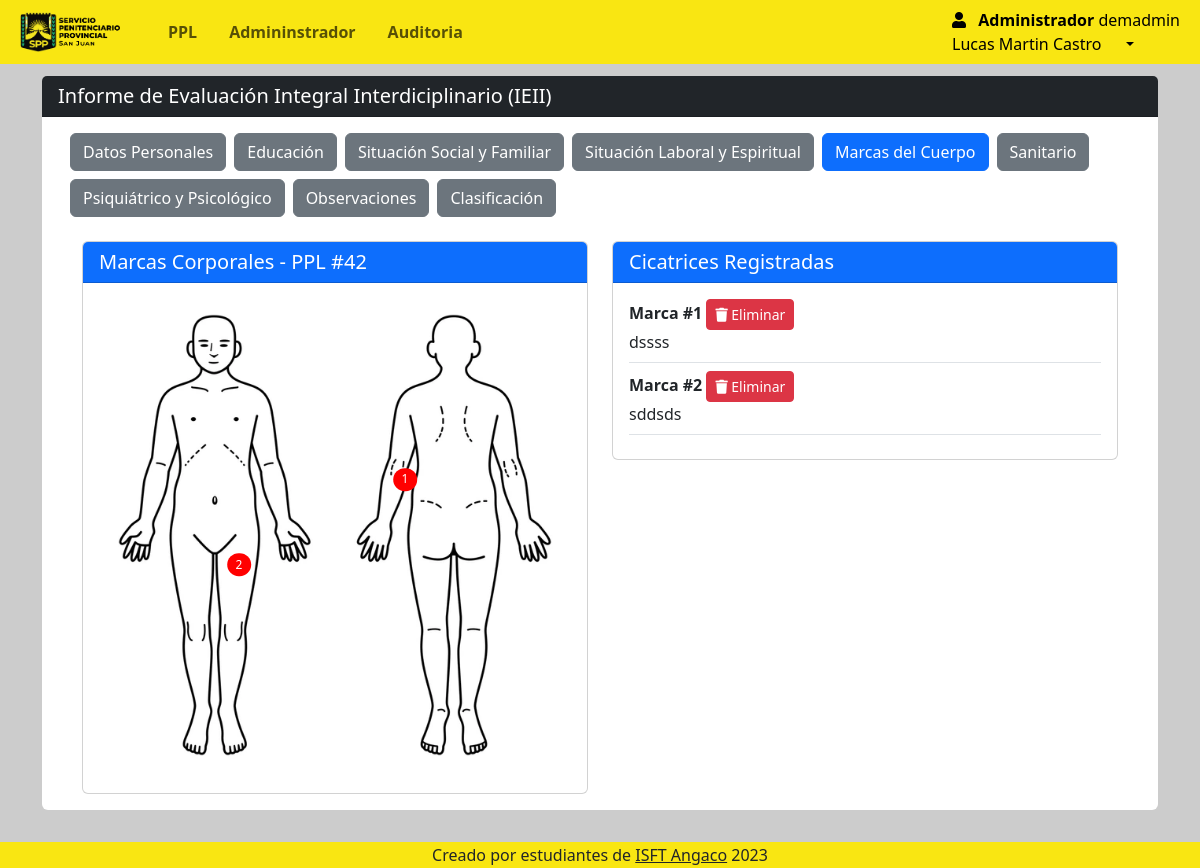
Screenshot of /Views/admin/ppl_informe.php?seccion=marcas&id=42 (signed in) with the database file from the repository.
### tables this page shows
CREATE TABLE `rol` (
  `id_rol` int(11) NOT NULL,
  `nombre_rol` varchar(50) NOT NULL
);

CREATE TABLE `usuarios` (
  `id_usuario` int(11) NOT NULL,
  `id_persona` int(11) NOT NULL,
  `id_rol` int(11) NOT NULL,
  `nombre_usuario` varchar(50) NOT NULL,
  `contrasena` varchar(255) NOT NULL,
  `fecha_creacion` datetime DEFAULT current_timestamp(),
  `activo` tinyint(1) DEFAULT 1
);

CREATE TABLE `marcas_cuerpo` (
  `id` int(11) NOT NULL,
  `idppl` int(11) NOT NULL,
  `x` float NOT NULL,
  `y` float NOT NULL,
  `description` varchar(255) NOT NULL,
  `categoria` varchar(50) DEFAULT 'cuerpo',
  `estado` varchar(20) DEFAULT 'Activo',
  `created_at` timestamp NOT NULL DEFAULT current_timestamp()
);

### Views/admin/marcas_cuerpo.php (the view, shortened to what this page needs)
<?php
require '../../conn/connection.php';
$idppl = isset($_GET['id']) ? intval($_GET['id']) : 0;
$sql_marcas = "SELECT id, x, y, description FROM marcas_cuerpo WHERE idppl = '$idppl' AND estado = 'Activo'";
$resultado_marcas = $conexion->query($sql_marcas);
$marcas = $resultado_marcas->fetch_all(MYSQLI_ASSOC);
?>
<div class="container-fluid">
    <div class="row">
        <div class="col-md-6">
            <div class="card">
                <div class="card-header bg-primary text-white">
                    <h5 class="mb-0">Marcas Corporales - PPL #<?php echo $idppl; ?></h5>
                </div>
                <div class="card-body text-center">
                    <div class="body-container" id="bodyContainer">
                        <img src="../../img/tu-imagen.png" alt="Silueta del cuerpo" id="bodyImage" class="img-fluid">
                        <div id="marks-container">
                            <?php foreach($marcas as $index => $marca): ?>
                                <div class="body-mark"
                                     data-mark-id="<?php echo $marca['id']; ?>"
                                     style="left: <?php echo $marca['x']; ?>%; top: <?php echo $marca['y']; ?>%;"
                                     title="<?php echo htmlspecialchars($marca['description']); ?>">
                                    <?php echo $index + 1; ?>
                                </div>
                            <?php endforeach; ?>
                        </div>
                    </div>
                </div>
            </div>
        </div>
        <div class="col-md-6">
            <div class="card">
                <div class="card-header bg-primary text-white">
                    <h5 class="mb-0">Cicatrices Registradas</h5>
                </div>
                <div class="card-body marks-list" id="marks-list">
                    <?php foreach($marcas as $index => $marca): ?>
                        <div class=" justify-content-between align-items-center mb-2 pb-2 border-bottom" data-mark-id="<?php echo $marca['id']; ?>">
                            <strong>Marca #<?php echo $index + 1; ?></strong>
                            <button type="button" class="btn btn-danger btn-sm delete-mark" data-mark-id="<?php echo $marca['id']; ?>">
                                <i class="fas fa-trash"></i> Eliminar
                            </button>
                            <div>
                                <p class="mb-0"><?php echo htmlspecialchars($marca['description']); ?></p>
                            </div>
                        </div>
                    <?php endforeach; ?>
                </div>
            </div>
        </div>
    </div>
</div>

### Views/admin/navbar.php (shortened to what this page needs)
<?php
require '../../conn/connection.php';
$id_rol = $_SESSION['id_rol'];
$id_usuario= $_SESSION['id_usuario'];
$query = "SELECT * FROM rol WHERE id_rol = ?";
$stmt = $conexion->prepare($query);
$stmt->bind_param("i", $id_rol);
$stmt->execute();
$result = $stmt->get_result();
if ($result && $result->num_rows > 0) {
  $rol = $result->fetch_assoc();
  $nombre_rol = $rol['nombre_rol'];
} else {
  $nombre_rol = "Usuario Desconocido";
}
?>
<!DOCTYPE html>
<html lang="es">
<head>
  <link rel="stylesheet" href="https://use.fontawesome.com/releases/v5.8.2/css/all.css">
  <link rel="stylesheet" href="../../css/style.css">
  <link href="https://cdn.jsdelivr.net/npm/bootstrap@5.3.2/dist/css/bootstrap.min.css" rel="stylesheet">
  <link rel="stylesheet" href="https://maxcdn.bootstrapcdn.com/bootstrap/4.5.2/css/bootstrap.min.css">
  <link rel="stylesheet" href="https://cdnjs.cloudflare.com/ajax/libs/twitter-bootstrap/5.3.0/css/bootstrap.min.css">
  <link rel="stylesheet" href="https://cdn.datatables.net/1.13.7/css/dataTables.bootstrap5.min.css">
  <link rel="stylesheet" type="text/css" href="https://cdn.datatables.net/1.13.1/css/dataTables.bootstrap5.min.css" />
  <link rel="stylesheet" type="text/css" href="https://cdn.datatables.net/buttons/2.3.3/css/buttons.bootstrap5.min.css" />
  <link rel="stylesheet" href="https://cdn.jsdelivr.net/npm/bootstrap@5.3.0-alpha1/dist/css/bootstrap.min.css" />
  <link rel="stylesheet" href="https://cdnjs.cloudflare.com/ajax/libs/font-awesome/6.2.1/css/all.min.css" />
  <link rel="stylesheet" href="https://cdnjs.cloudflare.com/ajax/libs/font-awesome/5.15.4/css/all.min.css">
</head>
<body>
  <div style="height:60px">
    <nav class="navbar navbar-expand-lg fixed-top my-0 py-0" style="background-color: #f9e612;">
      <div class="container-fluid ml-2 ">
        <a href="index.php" class="navbar-brand mb-0 pr-4 ">
          <img class="d-line-block align-top " src="../../img/LOGO2.ico" width="100px" style="margin-right:0px">
        </a>
        <div class="collapse navbar-collapse " id="navbarNav">
          <ul class="navbar-nav mr-auto ">
            <li class="nav-item  pr-3">
              <a class="nav-link " href="ppl_index.php"><b>PPL</b></a>
            </li>
            <?php
              if ($_SESSION['id_rol'] === 1) {
            ?>
                  <li class="nav-item  pr-3">
                    <a class="nav-link " href="admin_index.php"><b>Admininstrador</b></a>
                  </li>
            <?php
              }
            ?>
            <?php
              if ($_SESSION['id_rol'] === 1) {
            ?>
              <li class="nav-item  pr-3">
                <a class="nav-link " href="auditoria.php"><b>Auditoria</b></a>
              </li>
            <?php
              }
            ?>
          </ul>
          <form class="form-inline d-flex justify-content-end">
            <div class="collapse navbar-collapse" id="navbarNav">
              <ul class="navbar-nav">
                <li class="nav-item dropdown">
                  <a class="nav-link dropdown-toggle active" href="#" role="button" data-bs-toggle="dropdown" aria-expanded="false">
                    <i class="fas fa-user pr-2"></i>
                    <span class="mr-3">
                      <b>
                      <?php if (isset($nombre_rol)) : ?>
                        <?php echo $nombre_rol; ?>
                      <?php else : ?>
                        "Usuario Desconocido"
                      <?php endif; ?>
                      </b>
                      <span>
                        <?php if (isset($_SESSION['nombres'])) : ?>
                           <?php
                           $query = "SELECT nombre_usuario FROM usuarios WHERE activo = 1 AND id_usuario = :id_usuario";
                           $stmt = $db->prepare($query);
                           $stmt->bindParam(':id_usuario', $id_usuario, PDO::PARAM_INT);
                           $stmt->execute();
                           $usuario = $stmt->fetch(PDO::FETCH_ASSOC);
                           ?>
                          <?php echo $usuario['nombre_usuario']; ?>
                          <br>
                          <?php echo $_SESSION['nombres']; ?>
                          <?php echo $_SESSION['apellidos']; ?>
                        <?php endif; ?>
                      </span>
                    </span>
                  </a>
                </li>
            </div>
          </form>
        </div>
      </div>
    </nav>
  </div>

### css/style.css (style rules this page uses)
body { position: relative; padding-bottom: 10px; min-height: 100vh; }

### Views/admin/navbar.php (style rules this page uses)
body { background: #cccccc; }

### Views/admin/marcas_cuerpo.php (style rules this page uses)
.body-container { position: relative; display: inline-block; width: 100%; }
.body-mark { position: absolute; width: 24px; height: 24px; background-color: red; border-radius: 50%; color: white; display: flex; align-items: center; justify-content: center; cursor: pointer; transform: translate(-50%, -50%); font-size: 12px; max-width: 5%; max-height: 5%; }
#bodyImage { width: 100%; height: auto; display: block; }
.marks-list { max-height: 500px; overflow-y: auto; }

### rows the page displays
rol: nombre_rol "Administrador"
usuarios: nombre_usuario "demadmin"
marcas_cuerpo: description "dssss"
marcas_cuerpo: description "sddsds"

### other values shown
$_SESSION['nombres'] "Lucas Martin"
$_SESSION['apellidos'] "Castro"
$idppl "42"
